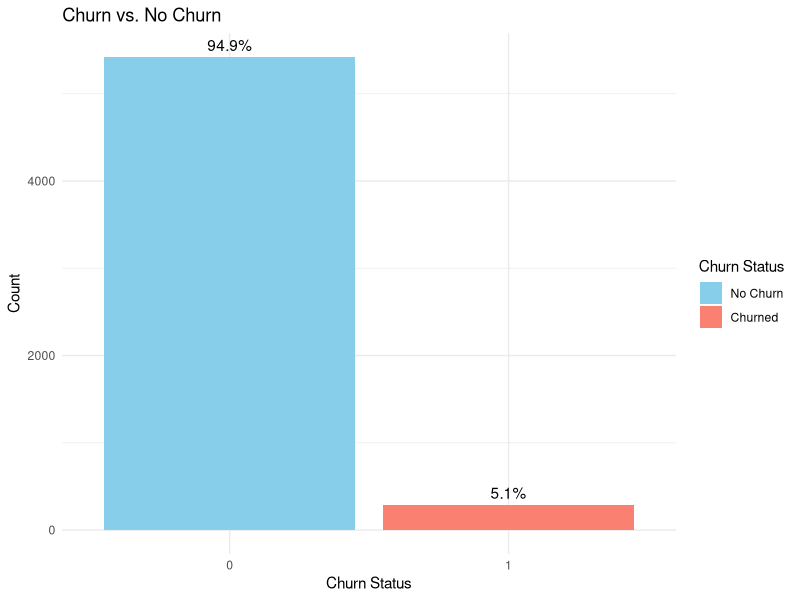
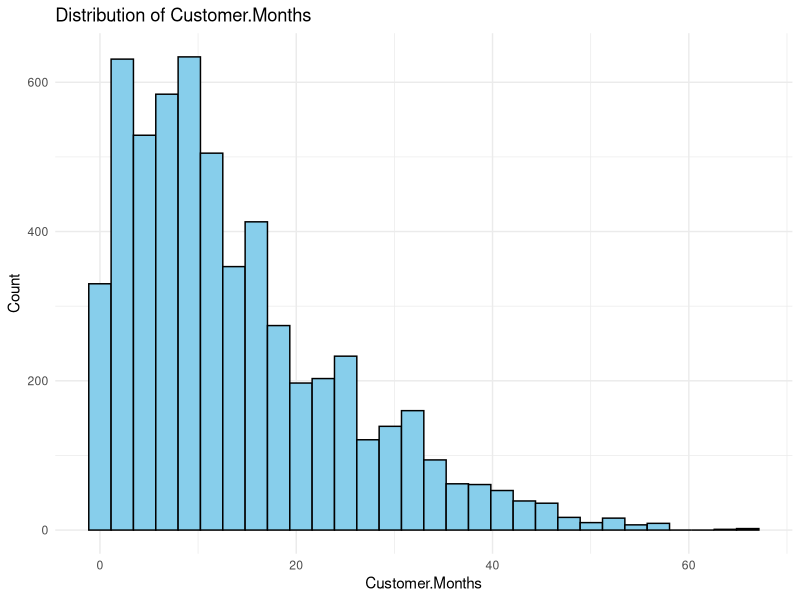
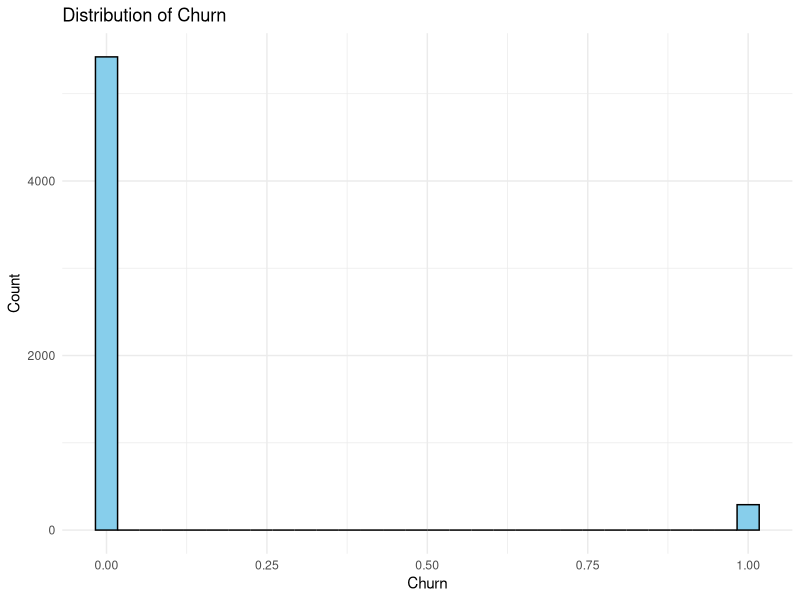
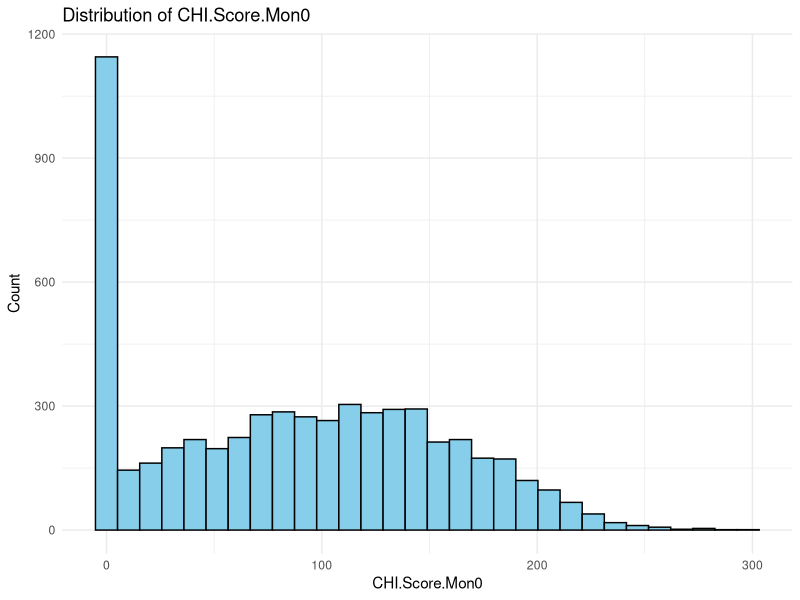
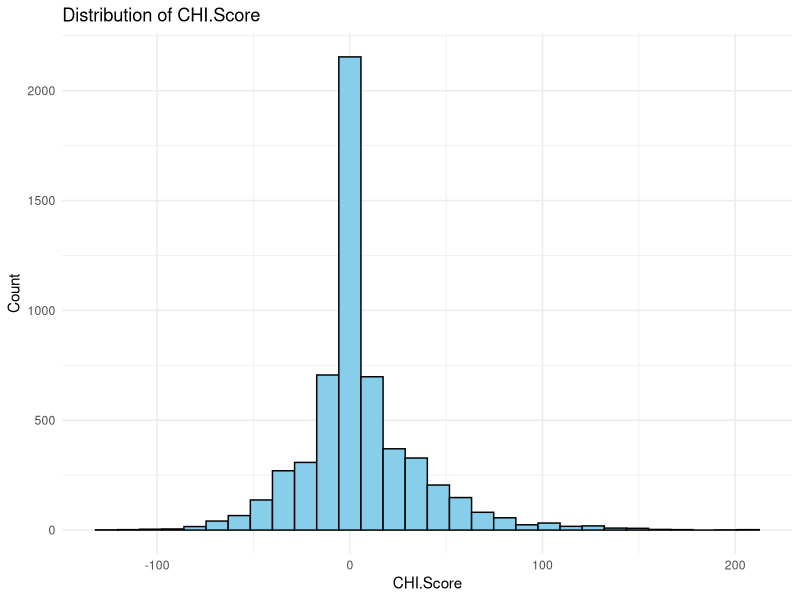
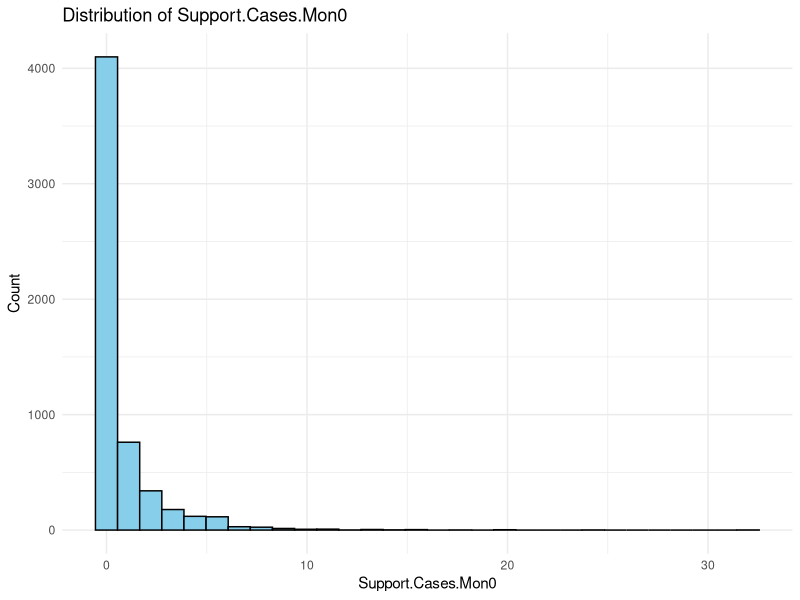
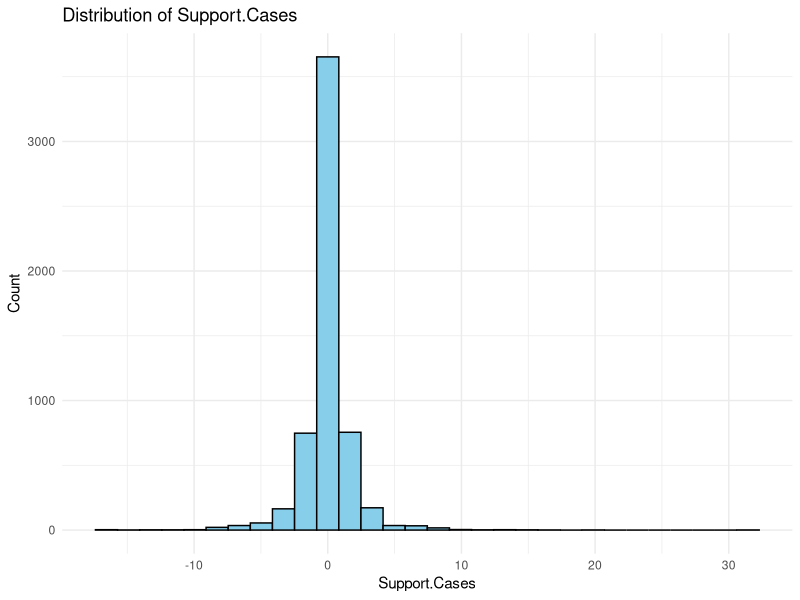
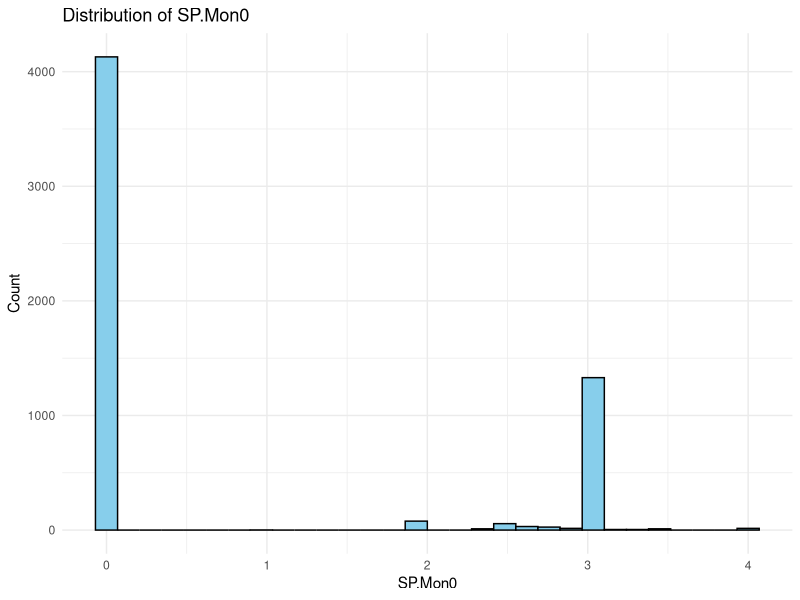

The R script that drew these images, in order:
## ---- chunk 1
library(tidyverse)
library(knitr)
library(ggplot2)
library(readr)
library(reshape2)
library(GGally)
library(VIM)
options(knitr.kable.NA = '')
## ---- chunk 2
data <- read_csv('data/ChurnData.csv')
glimpse(data)
## ---- chunk 3
# Check for missing values
missing_summary <- sapply(data, function(x) sum(is.na(x)))
print("Missing values per column:")
print(missing_summary)

# Check for duplicate IDs
num_duplicates <- sum(duplicated(data$ID))
cat("Number of duplicate IDs:", num_duplicates, "\n")
## ---- chunk 4
churn_table <- data %>% count(Churn) %>% mutate(Percent = n / sum(n) * 100)
kable(churn_table, caption = "Churn Counts and Percentages")

ggplot(churn_table, aes(x = factor(Churn), y = n, fill = factor(Churn))) +
  geom_bar(stat = 'identity') +
  geom_text(aes(label = paste0(round(Percent,1), "%")), vjust = -0.5) +
  scale_fill_manual(values = c('0' = 'skyblue', '1' = 'salmon'),
                   labels = c('0' = 'No Churn', '1' = 'Churned')) +
  labs(title = 'Churn vs. No Churn', 
       x = 'Churn Status', 
       y = 'Count',
       fill = 'Churn Status') +
  theme_minimal()
## ---- chunk 5
df_num <- data %>% select(where(is.numeric), -ID)
summary_stats <- df_num %>% summary()
kable(summary_stats, caption = "Summary Statistics for Numeric Predictors")

# Histograms
for (col in names(df_num)) {
  print(
    ggplot(data, aes_string(x = col)) +
      geom_histogram(bins = 30, fill = 'skyblue', color = 'black') +
      labs(title = paste('Distribution of', col), x = col, y = 'Count') +
      theme_minimal()
  )
}
## ---- chunk 6
df_cat <- data %>% select(where(~!is.numeric(.)), -ID)
if (ncol(df_cat) > 0) {
  for (col in names(df_cat)) {
    print(
      ggplot(data, aes_string(x = col, fill = col)) +
        geom_bar() +
        labs(title = paste('Distribution of', col), x = col, y = 'Count') +
        theme_minimal() +
        theme(legend.position = 'none')
    )
  }
} else {
  print("No categorical predictors other than Churn.")
}
## ---- chunk 7
# Function to remove outliers (less aggressive: 3*IQR)
remove_outliers <- function(x) {
  qnt <- quantile(x, probs=c(.25, .75), na.rm=TRUE)
  H <- 3 * IQR(x, na.rm=TRUE)
  x[x < (qnt[1] - H) | x > (qnt[2] + H)] <- NA
  return(x)
}

# Create a copy of data for plotting
plot_data <- data

# Remove outliers for specific variables
outlier_vars <- c('Support.Cases.Mon0', 'Support.Cases', 'Logins', 
                 'Blog.Articles', 'Views', 'Days.Since.Last.Login')
plot_data[outlier_vars] <- lapply(plot_data[outlier_vars], remove_outliers)

# Create density plots, skipping 'Churn', 'Support.Cases', and 'Blog.Articles'
skip_vars <- c('Churn', 'Support.Cases', 'Blog.Articles')
for (col in names(df_num)) {
  if (col %in% skip_vars) next
  print(
    ggplot(plot_data, aes_string(x = col, fill = 'factor(Churn)')) +
      geom_density(alpha = 0.5) +
      labs(title = paste(col, 'Distribution by Churn Status'),
           x = col,
           y = 'Density',
           fill = 'Churn Status') +
      scale_fill_manual(values = c('0' = 'skyblue', '1' = 'salmon'),
                       labels = c('0' = 'No Churn', '1' = 'Churned')) +
      theme_minimal() +
      theme(legend.position = 'bottom')
  )
}
## ---- chunk 8
# Calculate correlation matrix
corr_matrix <- cor(df_num, use = 'complete.obs')
corr_matrix_rounded <- round(corr_matrix, 1)

# Create heatmap
ggplot(melt(corr_matrix_rounded), aes(Var1, Var2, fill = value)) +
  geom_tile() +
  geom_text(aes(label = sprintf(".%d", abs(value*10))), 
            color = ifelse(abs(melt(corr_matrix_rounded)$value) > 0.5, "white", "black"),
            size = 3) +
  scale_fill_gradient2(low = 'blue', high = 'red', mid = 'white', 
                      midpoint = 0, limit = c(-1, 1)) +
  labs(title = 'Correlation Heatmap',
       x = '',
       y = '',
       fill = 'Correlation') +
  theme_minimal() +
  theme(axis.text.x = element_text(angle = 45, hjust = 1),
        axis.text.y = element_text(hjust = 1),
        plot.title = element_text(hjust = 0.5))
